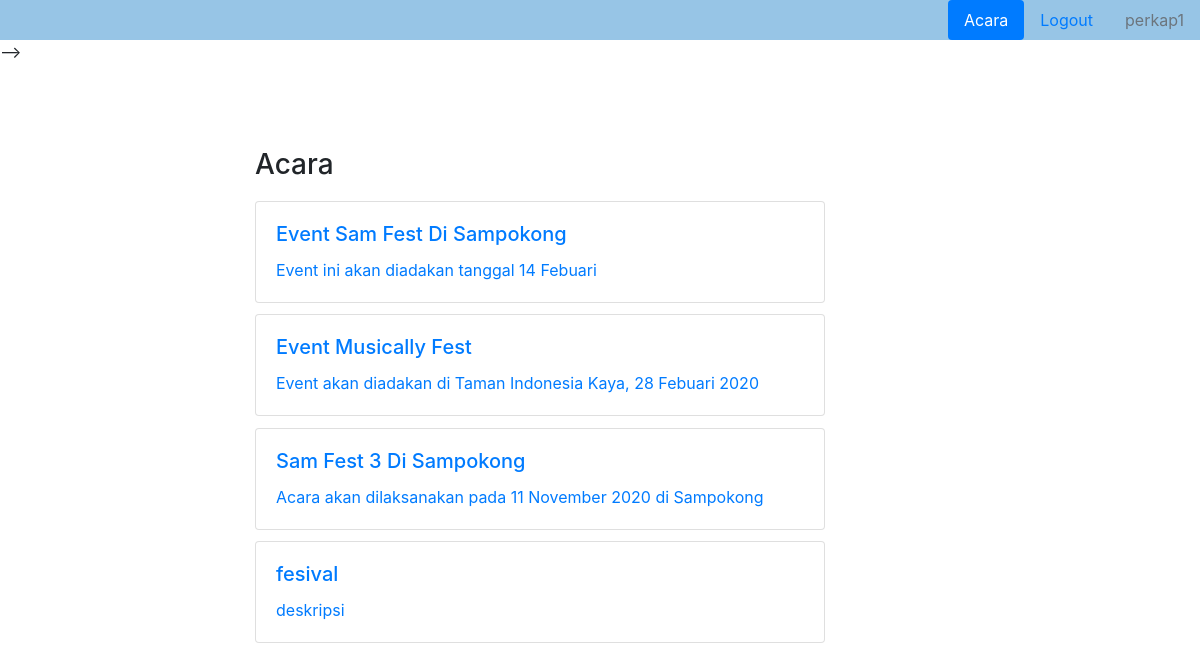
The page /acara (signed in) on the database its author committed.
### eventapp/models.py (models this page shows, shortened)
class Acara(models.Model):
    judul = models.CharField(max_length=200)
    deskripsi = models.TextField()

### eventapp/views.py (the view)
# urls.py: path('acara', views.Acara.as_view(), name='acara'),
class Acara(LoginRequiredMixin, View):
    login_url = settings.LOGOUT_REDIRECT_URL
    template_name = 'acara.html'
    def get(self, request, *args, **kwargs):
        acaras = AcaraModel.objects.all();
        return render(request, self.template_name, {'acaras': acaras})

### templates/acara.html (shortened to what this page needs)
{% extends 'base.html' %}
<!-- {% block page_content %}
 -->
<body>
    <div style="margin-top: 7%; margin-bottom: 5%; width: 60%" class="container">
        <h3>Acara</h3>
        {% for acara in acaras %}
            <div class="row">
            <div class="col-sm-10">
            <a href="{% url 'bagian' acara.id %}">
                <div style="margin-top: 2%" class="card">
                  <div class="card-body">
                    <h5 class="card-title">{{ acara.judul }}</h5>
                    <p class="card-text">{{ acara.deskripsi }}</p>
                  </div>
                </div>
            </a>
            </div>
            </div>
        {% endfor %}
    </div>
</body>
{% endblock %}

### templates/base.html (shortened to what this page needs)
<!DOCTYPE html>
<html lang="en">
<head>
    <link rel="stylesheet" href="https://stackpath.bootstrapcdn.com/bootstrap/4.4.1/css/bootstrap.min.css">
    <link rel="stylesheet" href="https://cdn.datatables.net/1.10.20/css/jquery.dataTables.min.css">
</head>
<body>
    <ul style="background-color: #97c5e6" class="nav nav-pills justify-content-end">
      <li class="nav-item">
        <a class="nav-link {% if request.resolver_match.url_name == 'acara' %}active{% endif %}" href="{% url 'acara' %}">Acara</a>
      </li>
      <li class="nav-item">
        <a class="nav-link" href="{% url 'logout' %}">Logout</a>
      </li>
        {% if user.is_authenticated %}
          <li class="nav-item">
            <a class="nav-link disabled" href="#" tabindex="-1" aria-disabled="true">{{user.username}}</a>
          </li>
        {% endif %}
    </ul>
    {% block page_content %}
    {% endblock %}
</body>
</html>

### rows shown on the page
Acara: judul "Event Sam Fest Di Sampokong", deskripsi "Event ini akan diadakan tanggal 14 Febuari"
Acara: judul "Event Musically Fest", deskripsi "Event akan diadakan di Taman Indonesia Kaya, 28 Febuari 2020"
Acara: judul "Sam Fest 3 Di Sampokong", deskripsi "Acara akan dilaksanakan pada 11 November 2020 di Sampokong"
Acara: judul "fesival", deskripsi "deskripsi"

### other values the page prints
{{ user.username }} "perkap1"
